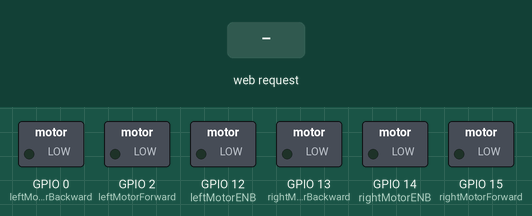
This sketch was run on a simulated ESP8266 (NodeMCU). Shown: switched loads named in the sketch (green lamp = pin HIGH). The inputs (shaded band) are chosen by the test bench.

Above: at 1.2 s.
1.3 s: HTTP request GET /forward received
At 2.0 s:
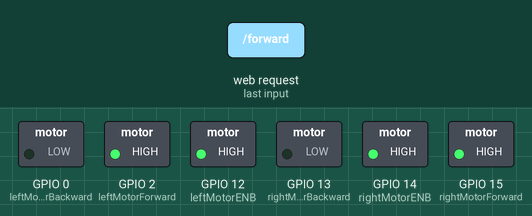
2.8 s: HTTP request GET /backward received
At 3.1 s:
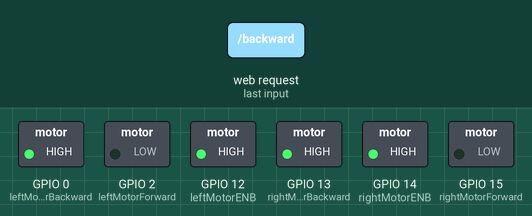
4.3 s: HTTP request GET /left received
At 5.5 s:
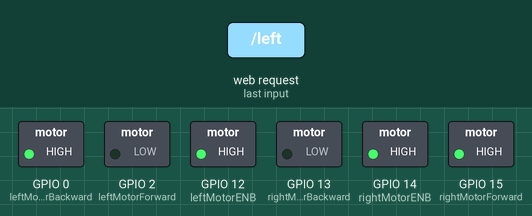
5.8 s: HTTP request GET /right received
At 6.6 s:
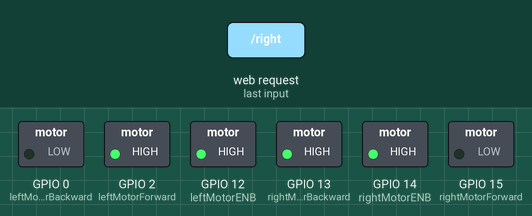
7.3 s: HTTP request GET /stop received
At 7.8 s:
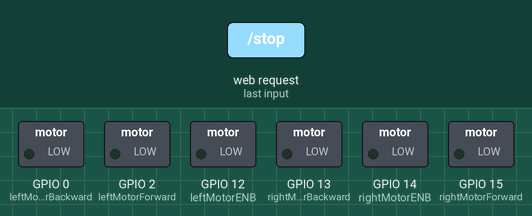
Timing chart, 0 to 9.8 s (numbered marks = the images above; inputs shaded):
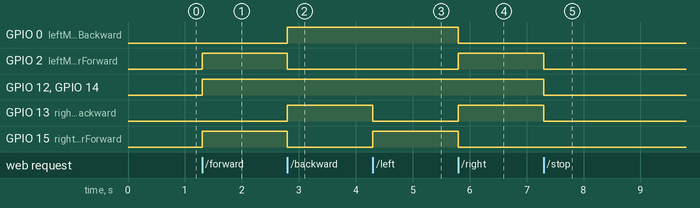

Measured:
- after the input at 1.3 s, GPIO 2 (leftMotorForward), GPIO 12 (leftMotorENB), GPIO 14 (rightMotorENB), GPIO 15 (rightMotorForward): LOW → HIGH at once
- after the input at 2.8 s, GPIO 0 (leftMotorBackward), GPIO 13 (rightMotorBackward): LOW → HIGH at once; GPIO 2 (leftMotorForward), GPIO 15 (rightMotorForward): HIGH → LOW at once
- after the input at 4.3 s, GPIO 13 (rightMotorBackward): HIGH → LOW at once; GPIO 15 (rightMotorForward): LOW → HIGH at once
- after the input at 5.8 s, GPIO 0 (leftMotorBackward), GPIO 15 (rightMotorForward): HIGH → LOW at once; GPIO 2 (leftMotorForward), GPIO 13 (rightMotorBackward): LOW → HIGH at once
- after the input at 7.3 s, GPIO 2 (leftMotorForward), GPIO 12 (leftMotorENB), GPIO 13 (rightMotorBackward), GPIO 14 (rightMotorENB): HIGH → LOW at once

The sketch:

mainwificar.ino
```cpp
#include <ESP8266WiFi.h>


/* define port */
WiFiClient client;
WiFiServer server(80);

/* WIFI settings */
const char* ssid = "AndroidAP";
const char* password = "1234568888";

/* data received from application */
String  data ="";

/* define L298N or L293D motor control pins */
int leftMotorForward = 2;     /* GPIO2(D4) -> IN3   */
int rightMotorForward = 15;   /* GPIO15(D8) -> IN1  */
int leftMotorBackward = 0;    /* GPIO0(D3) -> IN4   */
int rightMotorBackward = 13;  /* GPIO13(D7) -> IN2  */


/* define L298N or L293D enable pins */
int rightMotorENB = 14; /* GPIO14(D5) -> Motor-A Enable */
int leftMotorENB = 12;  /* GPIO12(D6) -> Motor-B Enable */

void setup()
{
  /* initialize motor control pins as output */
  pinMode(leftMotorForward, OUTPUT);
  pinMode(rightMotorForward, OUTPUT);
  pinMode(leftMotorBackward, OUTPUT);
  pinMode(rightMotorBackward, OUTPUT);

  /* initialize motor enable pins as output */
  pinMode(leftMotorENB, OUTPUT);
  pinMode(rightMotorENB, OUTPUT);

  /* start server communication */
  server.begin();
}

void loop()
{
    /* If the server available, run the "checkClient" function */
    client = server.available();
    if (!client) return;
    data = checkClient ();

/************************ Run function according to incoming data from application *************************/

    /* If the incoming data is "forward", run the "MotorForward" function */
    if (data == "forward") MotorForward();
    /* If the incoming data is "backward", run the "MotorBackward" function */
    else if (data == "backward") MotorBackward();
    /* If the incoming data is "left", run the "TurnLeft" function */
    else if (data == "left") TurnLeft();
    /* If the incoming data is "right", run the "TurnRight" function */
    else if (data == "right") TurnRight();
    /* If the incoming data is "stop", run the "MotorStop" function */
    else if (data == "stop") MotorStop();
}

/********************************************* FORWARD *****************************************************/
void MotorForward(void)
{
  digitalWrite(leftMotorENB,HIGH);
  digitalWrite(rightMotorENB,HIGH);
  digitalWrite(leftMotorForward,HIGH);
  digitalWrite(rightMotorForward,HIGH);
  digitalWrite(leftMotorBackward,LOW);
  digitalWrite(rightMotorBackward,LOW);
}

/********************************************* BACKWARD *****************************************************/
void MotorBackward(void)
{
  digitalWrite(leftMotorENB,HIGH);
  digitalWrite(rightMotorENB,HIGH);
  digitalWrite(leftMotorBackward,HIGH);
  digitalWrite(rightMotorBackward,HIGH);
  digitalWrite(leftMotorForward,LOW);
  digitalWrite(rightMotorForward,LOW);
}

/********************************************* TURN LEFT *****************************************************/
void TurnLeft(void)
{
  digitalWrite(leftMotorENB,HIGH);
  digitalWrite(rightMotorENB,HIGH);
  digitalWrite(leftMotorForward,LOW);
  digitalWrite(rightMotorForward,HIGH);
  digitalWrite(rightMotorBackward,LOW);
  digitalWrite(leftMotorBackward,HIGH);
}

/********************************************* TURN RIGHT *****************************************************/
void TurnRight(void)
{
  digitalWrite(leftMotorENB,HIGH);
  digitalWrite(rightMotorENB,HIGH);
  digitalWrite(leftMotorForward,HIGH);
  digitalWrite(rightMotorForward,LOW);
  digitalWrite(rightMotorBackward,HIGH);
  digitalWrite(leftMotorBackward,LOW);
}

/********************************************* STOP *****************************************************/
void MotorStop(void)
{
  digitalWrite(leftMotorENB,LOW);
  digitalWrite(rightMotorENB,LOW);
  digitalWrite(leftMotorForward,LOW);
  digitalWrite(leftMotorBackward,LOW);
  digitalWrite(rightMotorForward,LOW);
  digitalWrite(rightMotorBackward,LOW);
}

/********************************** RECEIVE DATA FROM the APP ******************************************/
String checkClient (void)
{
  while(!client.available()) delay(1);
  String request = client.readStringUntil('\r');
  request.remove(0, 5);
  request.remove(request.length()-9,9);
  return request;
}
```
